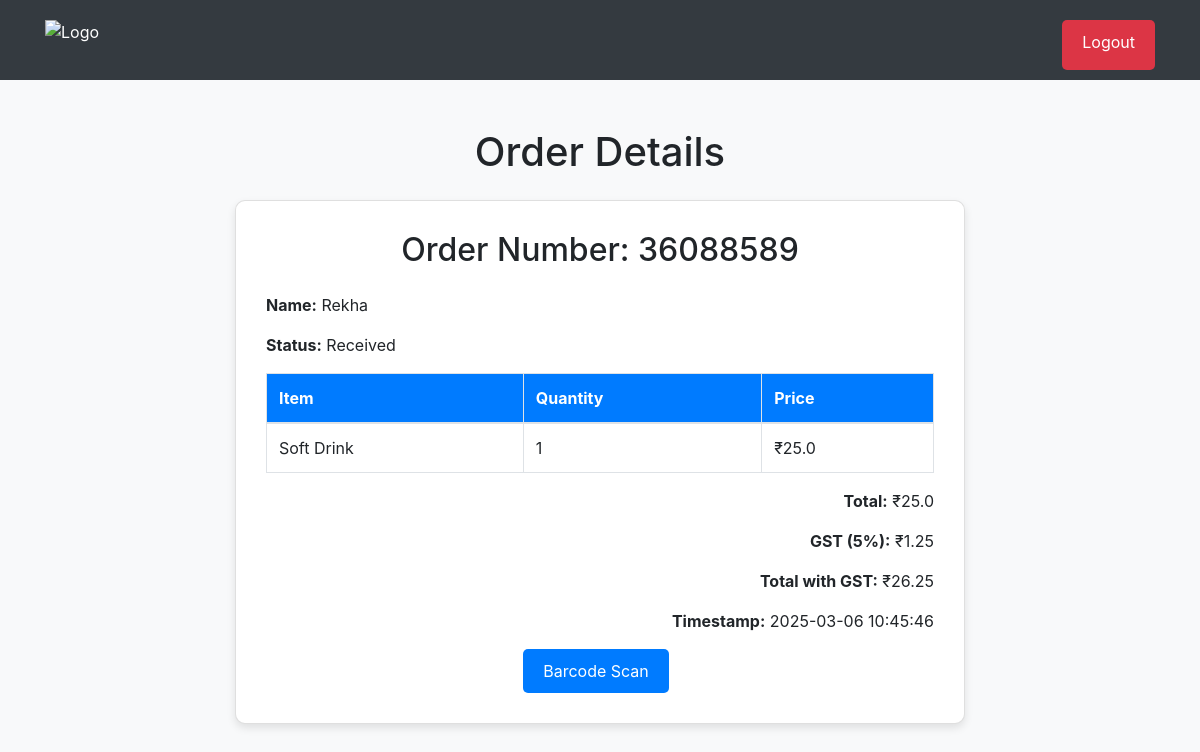
Page /canteen/orders/details/36088589 (signed in) on the committed database.
### tables this page shows
CREATE TABLE orders (
            order_number INTEGER PRIMARY KEY,
            name TEXT NOT NULL,
            items TEXT NOT NULL,
            total_cost REAL NOT NULL,
            gst_amount REAL NOT NULL,
            total_cost_with_gst REAL NOT NULL,
            timestamp TEXT NOT NULL,
            status INTEGER NOT NULL DEFAULT 0,
            sap_id TEXT NOT NULL,
            razorpay_order_id TEXT,
            payment_status TEXT DEFAULT 'Pending',
            delivery_floor TEXT
        );

CREATE TABLE items (
            item_name TEXT PRIMARY KEY,
            item_price REAL NOT NULL
        );

### app.py (the view)
@app.route('/canteen/orders/details/<int:order_id>')
def order_details(order_id):
    if 'logged_in' not in session:
        return redirect(url_for('login'))
    order = get_order_details(order_id)
    if order:
        return render_template('order-details.html', **order)
    else:
        return "Order not found", 404

### functions.py (called while the page is built)
def getStatus(code):
    code = int(code)
    status = ""
    if code == 0:
        status = "Ongoing"
    elif code == 1:
        status = "Received"
    elif code == 2:
        status = "Received"
    else:
        status = "NA"
    return status

### templates/order-details.html (shortened to what this page needs)
<!DOCTYPE html>
<html lang="en">
<head>
    <link href="https://stackpath.bootstrapcdn.com/bootstrap/4.5.2/css/bootstrap.min.css" rel="stylesheet">
    <link rel="stylesheet" href="{{ url_for('static', filename='style.css') }}">
</head>
<body>
    <header class="header d-flex align-items-center">
        <div class="container d-flex">
            <img src="/static/logo.png" alt="Logo">
            <a href="{{ url_for('logout') }}" class="btn btn-danger ml-auto">Logout</a>
        </div>
    </header>
    <div class="container mt-5">
        <div class="row justify-content-center">
            <div class="col-md-8">
                <h1 class="text-center mb-4">Order Details</h1>
                <div class="card">
                    <div class="card-body">
                        <h2 class="text-center mb-4">Order Number: {{ order_number }}</h2>
                        <p><strong>Name:</strong> {{ name }}</p>
                        <p><strong>Status:</strong> {{orderStatus}}</p>
                        <table class="table table-bordered">
                            <thead>
                                <tr>
                                    <th scope="col">Item</th>
                                    <th scope="col">Quantity</th>
                                    <th scope="col">Price</th>
                                </tr>
                            </thead>
                            <tbody>
                                {% for item, quantity in items %}
                                <tr>
                                    <td>{{ item }}</td>
                                    <td>{{ quantity }}</td>
                                    <td>₹{{ (menu[item] * int(quantity))|round(2) }}</td>
                                </tr>
                                {% endfor %}
                            </tbody>
                        </table>
                        <div class="text-right">
                            <p><strong>Total:</strong> ₹{{ total_cost }}</p>
                            <p><strong>GST (5%):</strong> ₹{{ gst_amount|round(2) }}</p>
                            <p><strong>Total with GST:</strong> ₹{{ total_cost_with_gst|round(2) }}</p>
                            <p><strong>Timestamp:</strong> {{ timestamp }}</p>
                        </div>
                        <div class="text-center">
                        <a href="{{ url_for('barcodescan') }}" class="btn btn-primary ml-auto mr-2">Barcode Scan</a>
                    </div>
                    </div>
                </div>
            </div>
        </div>
    </div>
</body>
</html>

### static/style.css (style rules this page uses)
body { background-color: #f8f9fa; }
.header { background-color: #343a40; color: white; padding: 10px 0; }
.header img { height: 50px; margin-right: 20px; }
.container { margin-top: 10px; }
.card { border-radius: 10px; box-shadow: 0 4px 8px rgba(0, 0, 0, 0.1); margin-bottom: 20px; }
.card-body { padding: 30px; }
.btn-primary { background-color: #007bff; border: none; padding: 10px 20px; border-radius: 5px; }
.table th, .table td { vertical-align: middle; }
.table thead th { background-color: #007bff; color: #ffffff; }
.btn-danger { background-color: #dc3545; border: none; padding: 10px 20px; border-radius: 5px; }
h1 { margin-bottom: 20px; }

### rows in the picture
orders: order_number "36088589", name "Rekha", total_cost "25.0", gst_amount "1.25", total_cost_with_gst "26.25", timestamp "2025-03-06 10:45:46"
items: item_name "Soft Drink", quantity "1", (menu[item]*int(quantity))|round(2) "25.0"

### other values in the picture
{{ orderStatus }} "Received"
